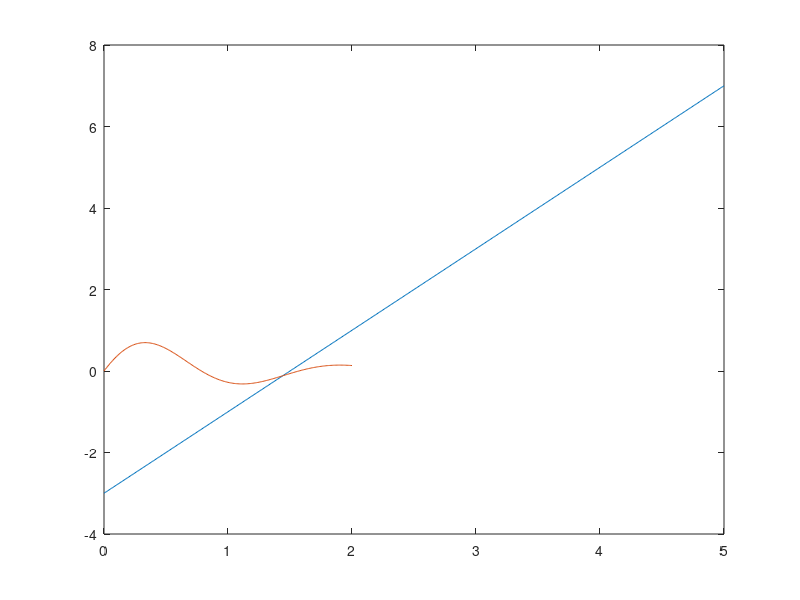
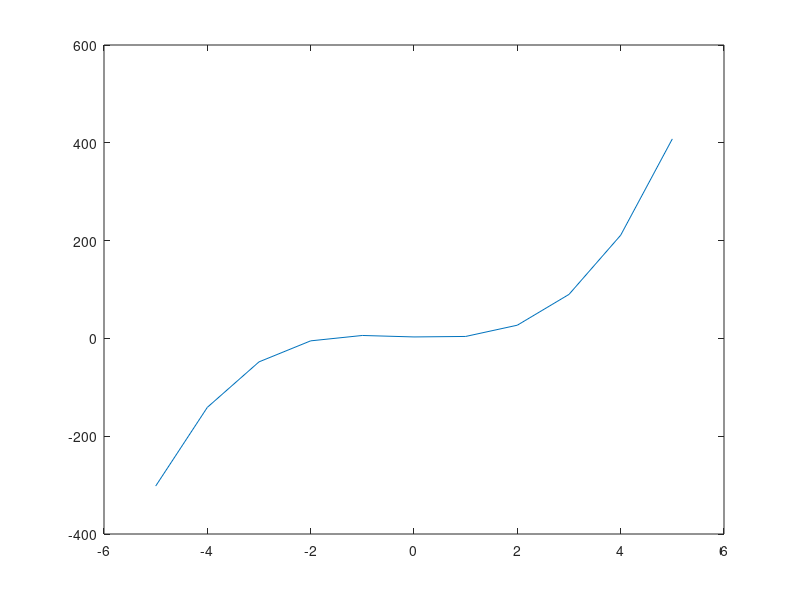

Source code (MATLAB) for these figures, in order:
%Man H. Vu
%Date: Jan. 8
%Classwork #1: manipulating arrays, practicing for loops, outputting to
%command window.

clear all;
%Problem 1-----------------------------------------------------------------
x = [2 4 2 1 8 6 3 9];
for i=1: length(x)
    if (mod(i,2)==1);   %output to command window all odd indexes
        x(i)            %odd indexes when mod 2 will have a remainder of 1
    end
end

%Problem 2-----------------------------------------------------------------
a = 3; b = 12; c =-9;
f = sin(a*pi/4)*log(b/c)
g = sqrt(a^2 + b^2 + c^2)
h = exp(3*a^(-2.5))

%Problem 3-----------------------------------------------------------------
%You can either write 3 different scripts for the three graphs below or you
%can put them all in one script. If you have them all in the same script
%you will need the "figure" command which is explained below. You can plot
%a graph in 3 simple MATLAB statements but in the spirit understanding the
%basic for loops I opted for the longer route.

t = [0:.01:5];          %make sure to use a finely spaced grid, .1 or less
s = [0:.01:2];
z = [-5:01:5];
w = 0; x = 0; y = 0;

for i = 1:length(t)     %evaluating function values at each t
    w(i) = 2*t(i)-3;
end
for i = 1:length(s)
    x(i) = exp(-s(i))*sin(4*s(i));
end
for i = 1:length(z)
    y(i) = 3*z(i)^3 + 2*z(i)^2 - 4*z(i) + 3;
end

figure(1)               %if you want to plot multiple plots on different 
plot(t,w)               %grids, assign figure (number) for each plot
hold on
plot(s,x)
figure(3)
plot(z,y)
